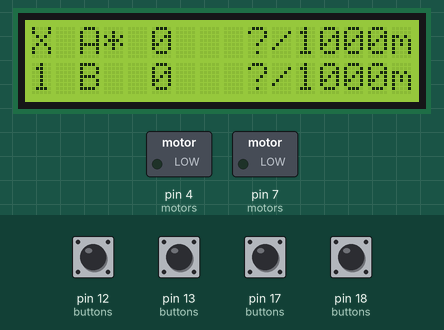
This sketch was run on a simulated Arduino Mega 2560, built with avr-gcc and run on an emulated ATmega2560. Parts: 16×2 character LCD, switched loads named in the sketch (green lamp = pin HIGH). The inputs (shaded band) are chosen by the test bench; at power-on: pin 12 (buttons), pin 13 (buttons), pin 17 (buttons), pin 18 (buttons) HIGH. EEPROM starts erased; what the sketch prints to the serial monitor is not drawn.

Above: at 1.5 s.
1.6 s: pin 12 (buttons) pulled LOW for 0.15 s
At 2.4 s:
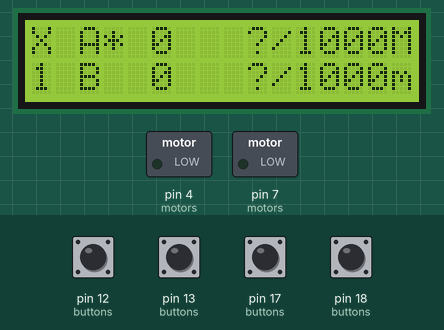
3.3 s: pin 13 (buttons) pulled LOW for 0.15 s
At 4.7 s:
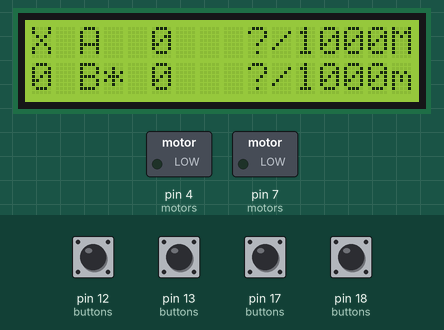
5.0 s: pin 12 (buttons) pulled LOW for 1 s
At 7.0 s:
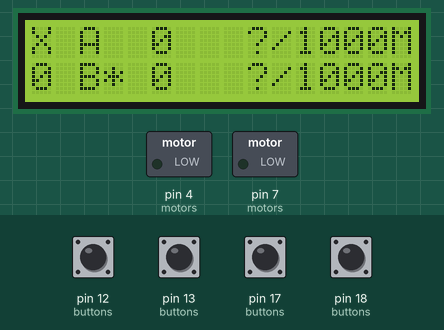
7.5 s: pin 18 (buttons) pulled LOW for 0.15 s
At 8.5 s:
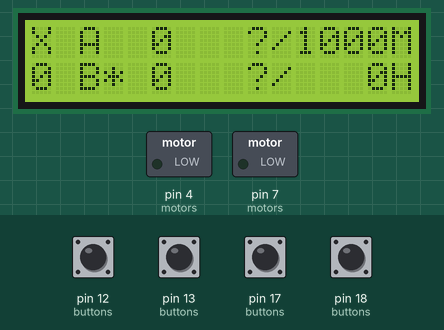
9.2 s: pin 17 (buttons) pulled LOW for 0.15 s
At 10.3 s:
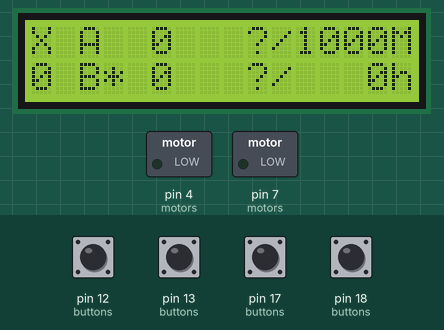
10.9 s: pin 13 (buttons) pulled LOW for 1 s
At 13.1 s:
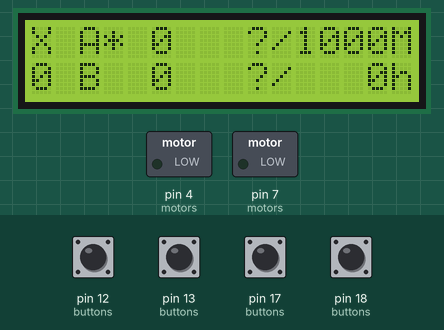
Timing chart, 0 to 14.4 s (numbered marks = the images above; inputs shaded):
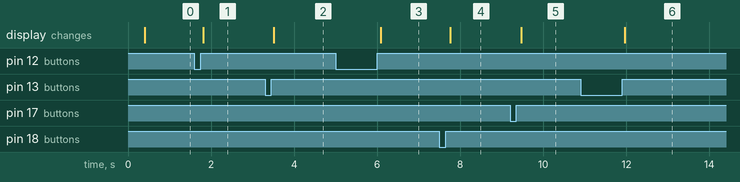

Measured:
- after the input at 1.6 s, the display: changes after 0.21 s (image 1)
- after the input at 3.3 s, the display: changes after 0.21 s (image 2)
- after the input at 5.0 s, the display: changes after 1.1 s (image 3)
- after the input at 7.5 s, the display: changes after 0.26 s (image 4)
- after the input at 9.2 s, the display: changes after 0.27 s (image 5)
- after the input at 10.9 s, the display: changes after 1.1 s (image 6)

The sketch:

Controller.ino
```cpp
#include <PID_v1.h>

// include the library code:
#include <LiquidCrystal.h>
#include <EEPROM.h>
#include "Controller.h"

// 13 (PA4) - Blue
// 18 (PE0) - Yellow
// 17 (PF0) - Red
// 12 (PA3) - Green

const byte BUTTON_COUNT = 4;
const byte buttonDebounceDelay = 10;

byte rebootCount = 0;

Button buttons[BUTTON_COUNT] = {
  { "Blue", 13, false, 0, HIGH, HIGH, 0 },
  { "Yellow", 18, false, 0, HIGH, HIGH, 0 },
  { "Red", 17, false, 0, HIGH, HIGH, 0 },
  { "Green", 12, false, 0, HIGH, HIGH, 0 }
};

const byte MOTOR_COUNT = 2;
const byte SETTINGS_COUNT = ( MOTOR_COUNT * 3 ) + 2;

const char motorMode_Manual = 'M'; // false
const char motorMode_Hold = 'H';   // true
// name, motorPin, hallpin, mode, run, changed, rpm, targetRpm, maxRpm, volume, pwmVolume, maxVolume, lastRpmTime
Motor motors[MOTOR_COUNT] = {
  { 'A', 7, 31, motorMode_Manual, false, true, 0, 0, 1000, 0, 0, 30, 0, "A_Mode", "A_RPM", "A_Run" },
  { 'B', 4, 8, motorMode_Manual, false, true, 0, 0, 1000, 0, 0, 30, 0, "B_Mode", "B_RPM", "B_Run" }
};

Setting settings[SETTINGS_COUNT] = {
  { "A_Mode", motorMode_Manual, motorMode_Manual, 4 },
  { "A_RPM", 0, 0, 5 },
  { "A_Run", 0, 0, 16 },
  { "B_Mode", motorMode_Manual, motorMode_Manual, 8 },
  { "B_RPM", 0, 0, 9 },
  { "B_Run", 0, 0, 17 },
  { "Reboot", 0, 0, 12 },
  { "Enable", 0, 0, 13 }
};

double PIDKp=0.002, PIDKi=0.01, PIDKd=0.01;
PID motorPID_0(&motors[0].rpm, &motors[0].pwmVolume, &motors[0].targetRpm, PIDKp, PIDKi, PIDKd, DIRECT);
PID motorPID_1(&motors[1].rpm, &motors[1].pwmVolume, &motors[1].targetRpm, PIDKp, PIDKi, PIDKd, DIRECT);

PID *motorPID[MOTOR_COUNT] = { &motorPID_0, &motorPID_1 };

byte currentMotorIndex = 0;
Motor *currentMotor = &motors[currentMotorIndex];

// keep revolutions count outside the struct - need one for each motor/hall sensor
volatile unsigned long motorRevolutions[MOTOR_COUNT];
// update rpms every Count increments or after Time millis
word rpmUpdateThresholdTime = 1000;
byte rpmUpdateThresholdCount = 20;
byte rpmMultiplier = 60;
word volumeIncrement = 1;
word rpmIncrement = 50;

// rotary encoder
volatile static boolean rotaryRotating = false;
volatile byte rotaryPosition = 0;
volatile long rotaryLastDebounceTime = 0;
volatile long rotaryDebounceDelay = 1;
volatile boolean rotaryA_set = false;
volatile boolean rotaryB_set = false;
byte rotaryOldPosition;

const byte pinRotaryA = 11; // PA2
const byte pinRotaryB = 19; // PB2

const byte pinRS = 23; // PD0
const byte pinEN = 2;  // PB5
const byte pinD7 = 28; // PE2
const byte pinD6 = 25; // PD2
const byte pinD5 = 29; // PE3
const byte pinD4 = 24; // PD1

char lcdBuffer[]="                 ";
bool lcdDirty = false;

// initialize the library with the interface pins
LiquidCrystal lcd(pinRS, pinEN, pinD4, pinD5, pinD6, pinD7);

void setup()
{
  byte i;

  // put your setup code here, to run once:
  Serial.begin(9600);
  Serial.println("StirPlate Controller v1.5");

  Setting_LoadAll();
  byte value = Setting_Get("Reboot");
  if ( value < 9 )
  {
    Setting_Set("Reboot", value + 1 );
    Setting_Save("Reboot");
  }

  lcd.begin(16, 2);
  lcd.setCursor(0,0);

  for ( i = 0 ; i < BUTTON_COUNT ; i ++ )
  {
    pinMode(buttons[i].pin, INPUT_PULLUP);
  }

  value = Setting_Get("Enable");

  for ( i = 0 ; i < MOTOR_COUNT ; i ++ )
  {
    pinMode(motors[i].hallPin, INPUT_PULLUP);
    pinMode(motors[i].motorPin, OUTPUT);
    motorPID[i]->SetSampleTime(1000);
    // allow PID to go over maxVolume slightly if needed
    motorPID[i]->SetOutputLimits(0,(double) constrain(map(motors[i].maxVolume, 0, 100, 0, 255) + 5, 0, 255));
    motorPID[i]->SetMode(AUTOMATIC);

    // enabled .. get saved motor configuration
    if ( value == 1 )
    {
      motors[i].run = (boolean) Setting_Get(motors[i].settingRun);
      if ( motors[i].run )
      {
        motors[i].targetRpm = Setting_Get(motors[i].settingRpm) * 50;
        motors[i].mode = (char) Setting_Get(motors[i].settingMode);
        Serial.print("motors[");
        Serial.print(i);
        Serial.print("].mode = ");
        Serial.println(motors[i].mode);
      }
    }
  }
  // each motor pin needs a separate interrupt
  attachInterrupt(motors[0].hallPin, pinHall_0_Falling, FALLING);
  attachInterrupt(motors[1].hallPin, pinHall_1_Falling, FALLING);

  pinMode(pinRotaryA, INPUT_PULLUP);
  pinMode(pinRotaryB, INPUT_PULLUP);
  attachInterrupt(pinRotaryA, pinRotaryA_Change, CHANGE);
  attachInterrupt(pinRotaryB, pinRotaryB_Change, CHANGE);
  rotaryOldPosition = rotaryPosition;
}

void loop()
{
  checkButtons();

  rotaryRotating = true;
  byte rotaryNewPosition = rotaryPosition;
  byte posDiff = ( rotaryNewPosition - rotaryOldPosition );

  if (posDiff != 0)
  {
    if ( posDiff < 10 )
    {
      if ( currentMotor->mode == motorMode_Hold )
      {
        if ( currentMotor->targetRpm < currentMotor->maxRpm )
        {
          currentMotor->targetRpm += rpmIncrement;
        }
      }
      else if ( currentMotor->mode == motorMode_Manual )
      {
        if ( currentMotor->volume < currentMotor->maxVolume )
        {
          currentMotor->volume += volumeIncrement;
        }
      }
    }
    else if ( posDiff > 250 )
    {
      if ( currentMotor->mode == motorMode_Hold )
      {
        if ( currentMotor->targetRpm > 0 )
        {
          currentMotor->targetRpm -= rpmIncrement;
        }
      }
      else if ( currentMotor->mode == motorMode_Manual )
      {
        if ( currentMotor->volume > 0 )
        {
          currentMotor->volume -= volumeIncrement;
        }
      }
    }

    if ( currentMotor->mode == motorMode_Hold )
    {
      currentMotor->targetRpm = (word) constrain(currentMotor->targetRpm, 0, currentMotor->maxRpm);
      Setting_Set(currentMotor->settingRpm, currentMotor->targetRpm / 50);
    }
    else if ( currentMotor->mode == motorMode_Manual )
    {
      currentMotor->volume = (byte) constrain(currentMotor->volume, 0, currentMotor->maxVolume);
    }

    currentMotor->changed = true;

    // reset the reboot counter on any button/rotary
    Setting_Set("Reboot", 0);

    rotaryOldPosition = rotaryNewPosition;
  }
  char state;
  char indicator; // motor 0 - autorun ; motor 1 - reboot count
  char buffer[10];
  char mode;
  word maxRpm;
  byte i;
  for ( i = 0 ; i < MOTOR_COUNT ; i ++ )
  {
    // figure out current rpm
    // reset timer if millis overflows
    if ( motors[i].lastRpmTime > millis() )
    {
      motors[i].lastRpmTime = millis();
    }
    if ( motorRevolutions[i] > rpmUpdateThresholdCount || ( millis() - motors[i].lastRpmTime ) > rpmUpdateThresholdTime )
    {
      detachInterrupt(motors[i].hallPin);
      double rpm = ( rpmMultiplier* 1000 ) / ( millis() - motors[i].lastRpmTime ) * motorRevolutions[i];
      motorRevolutions[i] = 0;
      motors[i].lastRpmTime = millis();
      // NOTE: need clause for each motor!
      if ( i == 0 )
      {
        attachInterrupt(motors[i].hallPin, pinHall_0_Falling, FALLING);
      }
      else if ( i == 1 )
      {
        attachInterrupt(motors[i].hallPin, pinHall_1_Falling, FALLING);
      }
      if ( motors[i].rpm != rpm || ( motors[i].mode == motorMode_Hold && motors[i].targetRpm != rpm ) )
      {
        // smooth out the fluctuations a little
        motors[i].changed = true;
        motors[i].rpm = ( rpm + motors[i].rpm ) / 2;
      }
    }

    if ( motors[i].changed || lcdDirty )
    {
      if ( motors[i].run )
      {
        if ( motors[i].mode == motorMode_Manual )
        {
          motors[i].pwmVolume = (byte) map(motors[i].volume, 0, 100, 0, 255);
        }
        else
        {
          // compute new pwm volume using PID library
          motorPID[i]->Compute();
          motors[i].volume = (byte) map(motors[i].pwmVolume, 0, 255, 0, 100);
        }
        analogWrite(motors[i].motorPin, motors[i].pwmVolume);
      }
      else
      {
        analogWrite(motors[i].motorPin, 0);
      }
      if ( i == 0 )
      {
        if ( Setting_Get("Enable") == 1 )
        {
          indicator = 'R';
        }
        else
        {
          indicator = 'X';
        }
      }
      else if ( i == 1 )
      {
        itoa(Setting_Get("Reboot"), buffer, 10);
        indicator = buffer[0];
      }
      if ( currentMotorIndex == i )
      {
        state = '*';
      }
      else
      {
        state = ' ';
      }
      if ( motors[i].run )
      {
        mode = motors[i].mode;
      }
      else
      {
        mode = tolower(motors[i].mode);
      }
      if ( motors[i].mode == motorMode_Manual )
      {
        maxRpm = motors[i].maxRpm;
      }
      else if ( motors[i].mode == motorMode_Hold )
      {
        maxRpm = motors[i].targetRpm;
      }

      lcd.setCursor(0,i);
      sprintf(lcdBuffer, "%c %c%c%2d %3.0f/%4d%c", indicator, motors[i].name, state, motors[i].volume, motors[i].rpm, maxRpm, mode);
      sprintf(lcdBuffer, "%16s", lcdBuffer);
      lcd.print(lcdBuffer);
      Serial.println(lcdBuffer);

      lcdDirty = false;
      motors[i].changed = false;
    }
  }

}

void checkButtons()
{
  byte i;
  byte buttonState;

  // check the buttons
  for ( i = 0 ; i < BUTTON_COUNT ; i ++ )
  {
    buttonState = digitalRead(buttons[i].pin);
    if ( buttonState != buttons[i].lastState )
    {
      if ( millis() < buttons[i].debounceTime )
      {
        buttons[i].debounceTime = millis();
      }
      if ( buttonState == buttons[i].debounceState )
      {
        if ( millis() - buttons[i].debounceTime > buttonDebounceDelay )
        {
          if ( buttons[i].lastState == LOW )
          {
            button_onPress(&buttons[i]);
          }
          buttons[i].lastState = buttonState;
        }
      }
      else
      {
        buttons[i].debounceState = buttonState;
        buttons[i].debounceTime = millis();
      }
    }
  }
}

void button_onPress(Button* button)
{
  button->count++;
  if ( strcmp(button->name, "Blue") == 0 )
  {
    Serial.println("Blue button pressed");
    currentMotor->changed = true;
    currentMotorIndex++;
    if ( currentMotorIndex >= MOTOR_COUNT )
    {
      currentMotorIndex = 0;
    }
    currentMotor = &motors[currentMotorIndex];
    currentMotor->changed = true;
  }
  else if ( strcmp(button->name, "Red") == 0 )
  {
    Serial.println("Red button pressed");
    // if we are already stopped, clear the volume
    if ( currentMotor->run == false )
    {
      currentMotor->volume = 0;
      currentMotor->targetRpm = 0;
      Setting_Set(currentMotor->settingRpm, 0);
    }
    currentMotor->run = false;
    currentMotor->changed = true;

    Setting_Set(currentMotor->settingRun, 0);

    Setting_Set("Enable", 0);
    Setting_Save("Enable");
    lcdDirty = true;
  }
  else if ( strcmp(button->name, "Green") == 0 )
  {
    Serial.println("Green button pressed");
    if ( currentMotor->run == false )
    {
      currentMotor->run = true;
      currentMotor->changed = true;
      Setting_Set(currentMotor->settingRun, 1);
    }
    else
    {
      // if already enabled, set to autorun
      Setting_Set("Enable", 1);
      Setting_SaveAll();
      lcdDirty = true;
    }

  }
  else if ( strcmp(button->name, "Yellow") == 0 )
  {
    Serial.println("Yellow button pressed");
    // rotate through the modes: Manual,Hold
    if ( currentMotor->mode == motorMode_Manual && currentMotor->run )
    {
      currentMotor->mode = motorMode_Hold;
      currentMotor->targetRpm = ( currentMotor->rpm / 50 ) * 50;
      Setting_Set(currentMotor->settingRpm, currentMotor->targetRpm / 50);
    }
    else
    {
      currentMotor->mode = motorMode_Manual;
      currentMotor->targetRpm = 0;
    }
    Setting_Set(currentMotor->settingMode, currentMotor->mode);
    currentMotor->changed = true;
  }

  // reset the reboot counter on any button/rotary
  Setting_Set("Reboot", 0);
  Setting_Save("Reboot");
  lcdDirty = true;
}

void Setting_LoadAll()
{
  for ( byte i = 0 ; i < SETTINGS_COUNT ; i ++ )
  {
    byte value = EEPROM.read(settings[i].eeAddress);
    Serial.print("Reading ");
    Serial.print(settings[i].name);
    Serial.print(" (");
    Serial.print(i);
    Serial.print(") from ");
    Serial.print(settings[i].eeAddress);
    Serial.print(": ");
    Serial.print(value, DEC);
    if ( value == 255 )
    {
      settings[i].value = 0;
      Serial.print(" [0]");
    }
    else
    {
      settings[i].value = value;
    }
    Serial.println();
    settings[i].eeValue = value;
  }
}

byte Setting_Find(char name[10])
{
  byte i = 0 ;
  for ( i = 0 ; i < SETTINGS_COUNT ; i ++ )
  {
    if ( strcmp(settings[i].name, name) == 0 )
    {
      /*
      Serial.print("Found ");
      Serial.print(name);
      Serial.print(" at ");
      Serial.println((int)i, DEC);
      */
      return i;
    }
  }

  Serial.print("Unable to locate ");
  Serial.print(name);
  Serial.print(" at ");
  Serial.println((int)i, DEC);

  return 255;
}

byte Setting_Get(char* name)
{
  byte index = Setting_Find(name);
  byte value = Setting_Get(index);

  Serial.print(name);
  Serial.print(" (");
  Serial.print(index);
  Serial.print(") is ");
  Serial.println(value);

  return value;
}

byte Setting_Get(byte index)
{
  return settings[index].value;
}

void Setting_Set(char* name, byte value)
{
  byte index = Setting_Find(name);
  if ( index != 255 )
  {
    Serial.print("Setting ");
    Serial.print(name);
    Serial.print(" to ");
    Serial.println(value);

    settings[index].value = value;

  }
}

void Setting_SaveAll()
{
  for ( byte i = 0 ; i < SETTINGS_COUNT ; i ++ )
  {
    Setting_Save(settings[i].name);
  }
}

void Setting_Save(char *name)
{
  byte index = Setting_Find(name);
  if ( settings[index].value != settings[index].eeValue )
  {
    Serial.print("Saving ");
    Serial.println(name);
    EEPROM.write(settings[index].eeAddress, settings[index].value);
    settings[index].eeValue = settings[index].value;
  }
}

// Interrupt on RotaryA changing state
void pinRotaryA_Change(){
  // debounce
  if ( rotaryRotating ) delay (rotaryDebounceDelay);  // wait a little until the bouncing is done

  // Test transition, did things really change?
  if( digitalRead(pinRotaryA) != rotaryA_set ) {  // debounce once more
    rotaryA_set = !rotaryA_set;

    // adjust counter + if A leads B
    if ( rotaryA_set && !rotaryB_set )
      rotaryPosition += 1;

    rotaryRotating = false;  // no more debouncing until loop() hits again
  }
}
// Interrupt on RotaryB changing state, same as A above
void pinRotaryB_Change(){
  if ( rotaryRotating ) delay (rotaryDebounceDelay);
  if( digitalRead(pinRotaryB) != rotaryB_set ) {
    rotaryB_set = !rotaryB_set;
    //  adjust counter - 1 if B leads A
    if( rotaryB_set && !rotaryA_set )
      rotaryPosition -= 1;

    rotaryRotating = false;
  }
}

void pinHall_0_Falling()
{
  motorRevolutions[0]++;
}

void pinHall_1_Falling()
{
  motorRevolutions[1]++;
}
```

Controller.h
```cpp
#include <energia.h>
#ifndef controller_h
#define controller_h

typedef struct Button
{
  char name[7];
  byte pin;
  boolean pressed;
  byte count;
  byte lastState;
  byte debounceState;
  unsigned long debounceTime;

} Button;

typedef struct Motor
{
  char name;
  byte motorPin;
  byte hallPin;
  char mode;
  boolean run;
  boolean changed;
  double rpm;
  double targetRpm;
  word maxRpm;
  byte volume;
  double pwmVolume;
  double maxVolume;
  unsigned long lastRpmTime;
  char settingMode[10];
  char settingRpm[10];
  char settingRun[10];
} Motor;

typedef struct Setting
{
  char name[10];
  byte value;
  byte eeValue;
  byte eeAddress;
} Setting;

#endif
```
